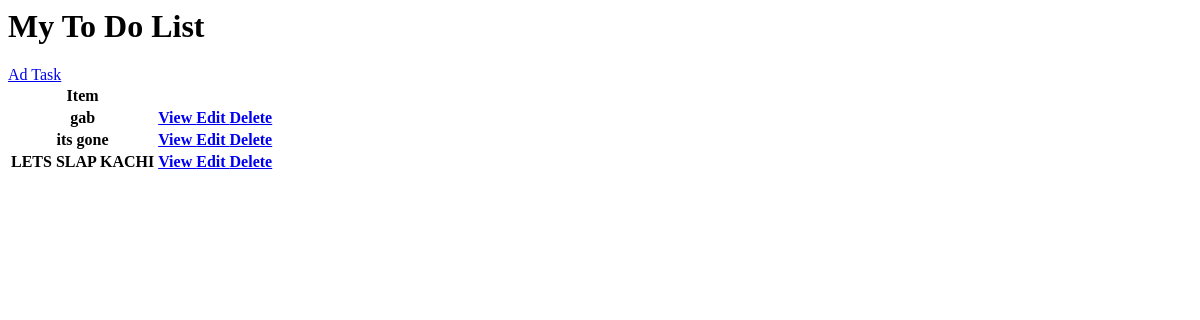
The app's page /, older data.
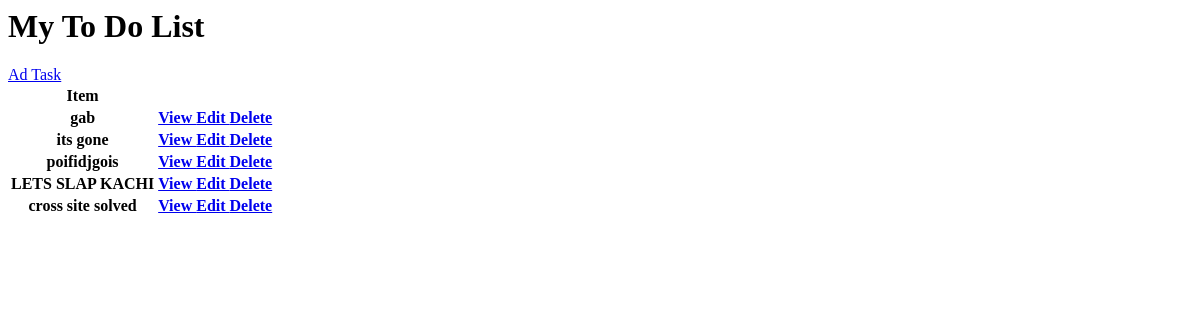
The same page, newer data.
### base_app/models.py (models this page shows, shortened)
class Task(models.Model):
    user = models.ForeignKey(User, on_delete=models.CASCADE, null=True, blank=True)
    tittle = models.CharField(max_length=200, null=True, blank=True)
    description = models.TextField(null=True, blank=True)
    complete = models.BooleanField(default=False)
    create = models.DateTimeField(auto_now_add=True)
    class Meta:
        ordering = ['complete']

### base_app/views.py (the view)
# urls.py: path('', TaskList.as_view(), name='tasks'),
class TaskList(ListView):
    model = Task
    context_object_name = 'tasks'

### base_app/templates/base_app/task_list.html
<h1>My To Do List</h1>
<a href="{% url 'task-create' %}">
 Ad Task
</a>
<table>
    <tr>
        <th>Item</th>
         <th> </th>
        <th> </th>
    </tr>
    {% for task in object_list%}
     <tr>
        <th>{{task.tittle}}</th>
         <th>
             <a href="{% url 'task' task.id %}"> View </a>
             <a href="{% url 'task-update' task.id %}"> Edit  </a>
             <a href="{% url 'task-del' task.id %}"> Delete  </a>
         </th>
    </tr>
    {% empty %}
    <h3>
        No item in list
    </h3>
    {% endfor %}
</table>

Row changes from the older to the newer data that the page shows:
added Task: tittle "poifidjgois"
added Task: tittle "cross site solved"
